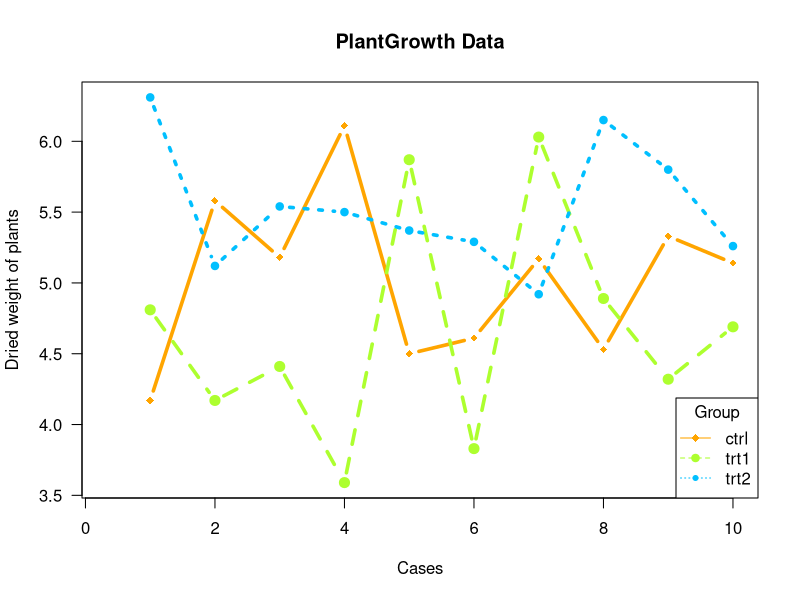

R code for this plot:
#line graph
par(mfrow = c(1,1))
gp_levels <- levels(PlantGrowth$group)
group_len <- length(gp_levels)

xrange <- range(1:nrow(PlantGrowth)/group_len) 
yrange <- range(PlantGrowth$weight)

df_tilte <- "PlantGrowth Data"

plot(xrange, yrange, type="n", xlab="Cases", ylab="Dried weight of plants", las=1, main = df_tilte ) 

colors <- c("orange", "greenyellow","deepskyblue") 
linetype <- c(1:group_len) 
plotchar <- seq(18,18+group_len,1)

for (i in 1:group_len) { 
  pg <- subset(PlantGrowth,group==gp_levels[i] ) 
  lines(pg$weight, type="b", lwd=3.5,
        lty=linetype[i], col=colors[i], pch=plotchar[i]) 
} 
legend("bottomright", "(x,y)", gp_levels[(1:group_len)], cex=1, col=colors,
       pch=plotchar, lty=linetype, title="Group")